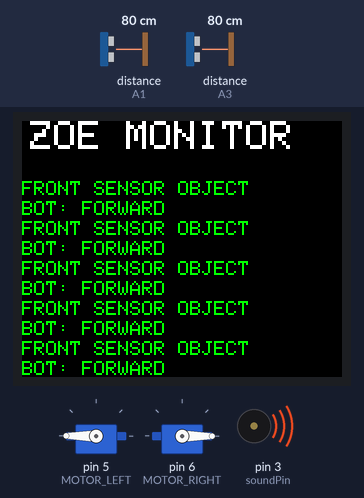
A sketch run on a simulated Arduino Uno, built with avr-gcc and run on an emulated ATmega328P. Parts: 160×128 colour display, 2 × servo, buzzer (waves = sounding). Wiring (inferred from the names in the program): 2 × ultrasonic range finder: trigger A0, echo A1 / trigger A2, echo A3. The test bench sets the inputs (shaded band); at power-on: distance to the obstacle (sensors on A1, A3) 80 cm. The echo pulse lasts 58.3 µs per cm; what the sketch prints to the serial monitor is not drawn.

Above: at 0.95 s.
1.3 s: distance to the obstacle (sensor on A1) set to 17 cm
3.3 s: distance to the obstacle (sensor on A1) set to 13 cm
At 6.2 s:
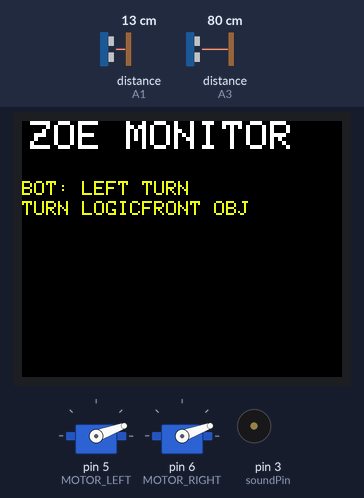
6.3 s: distance to the obstacle (sensor on A1) set to 60 cm
At 7.61 s:
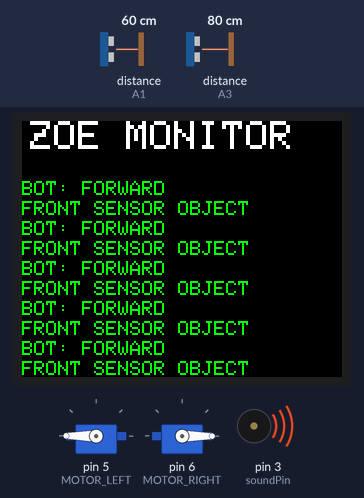
8.3 s: distance to the obstacle (sensor on A1) set to 2 cm
At 11.2 s:
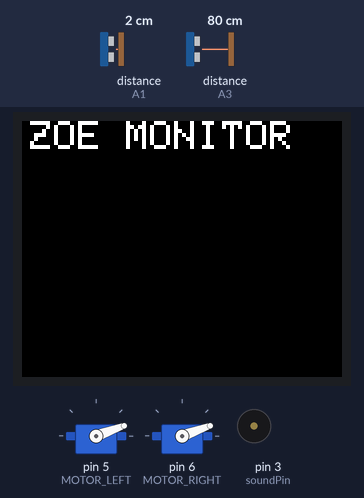
11.3 s: distance to the obstacle (sensor on A1) set to 18 cm
At 12.68 s:
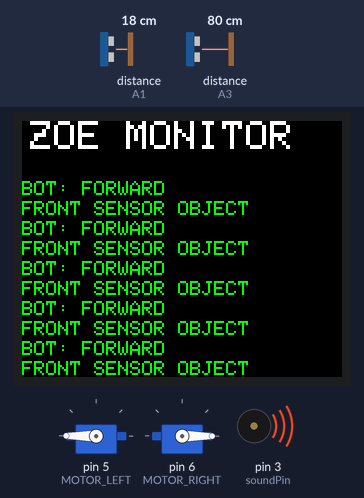
13.3 s: distance to the obstacle (sensor on A3) set to 2 cm
Timing chart, 0 to 17.3 s (numbered marks = the images above; inputs shaded):
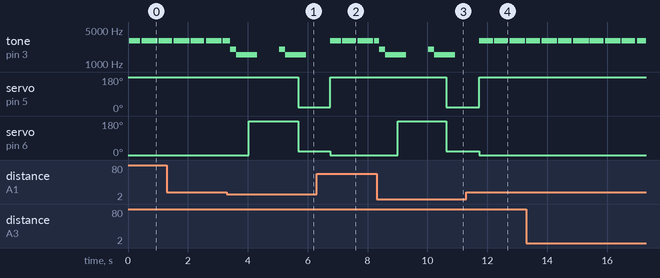

Measured:
- the behaviour switches between 16 and 15 cm on distance to the obstacle (sensor on A1) (found by bisection; images 0 and 1)
- after the input at 3.3 s, servo on pin 5 (MOTOR_LEFT): 180° → 20° after 2.4 s; servo on pin 6 (MOTOR_RIGHT): 0° → 180° after 0.74 s, → 20° 1.6 s later
- after the input at 6.3 s, servo on pin 5 (MOTOR_LEFT): 20° → 180° after 0.45 s instead of 1.0 s; servo on pin 6 (MOTOR_RIGHT): 20° → 0° after 0.45 s; the display: first changes after 0.45 s (image 2 shows a later state)
- after the input at 8.3 s, servo on pin 5 (MOTOR_LEFT): 180° → 20° after 2.3 s; servo on pin 6 (MOTOR_RIGHT): 0° → 180° after 0.71 s, → 20° 1.6 s later
- after the input at 11.3 s, servo on pin 5 (MOTOR_LEFT): 20° → 180° after 0.44 s instead of 1.0 s; servo on pin 6 (MOTOR_RIGHT): 20° → 0° after 0.44 s; the display: first changes after 0.44 s (image 4 shows a later state)
- by itself, tone on pin 3 (soundPin): alternates 3023 Hz for 0.46 s and silent for 0.05 s

The sketch:

ZOE003.ino
```cpp
/*****************************************************************************************************************************************
*  PROGRAM:    ZOE003
*  DEVELOPER:  Jeff Hamlin
*  DATE:       08.11.2013
*  DESCRIPTION:
*
  Control program for ZOE BOT.  Zoe has the following IO:
  1.) 2 HC-SR04 Ultrasonic Sensors mounted on Breadboards in the front and rear.
  2.) 1.8" TFT LCD with MicroSD
  3.) Piezo Element for audio feedback
  4.) BT2S Bluetooth Slave

  The following code is Zoe's logic to enable autonomous roaming and obstacle avoidance.
  When there are no obstacles she will play the SEEK tone, like she is looking for obstacles and when one is within range of either
  HC-SR04 sensor the reverse direction action be performed with an associated tone.
*
*****************************************************************************************************************************************/
#include <SoftwareSerial.h>
#include <Servo.h>
#include <TFT.h>
#include <SPI.h>


#define TRIG_FRONT A0
#define ECHO_FRONT A1

#define TRIG_REAR A2
#define ECHO_REAR A3

#define soundPin 3

#define cs   10
#define dc   9
#define rst  8


#define MOTOR_LEFT 5
#define MOTOR_RIGHT 6
#define MIN_DISTANCE 15

#define BT_RX_PIN 16
#define BT_TX_PIN 17

SoftwareSerial BTSerial(BT_RX_PIN, BT_TX_PIN);
TFT TFTscreen = TFT(cs, dc, rst);
int iLine;
Servo motorRight;
Servo motorLeft;

int triggDuration;
int lastTurn;
bool isStopped;
void setup()
{
  //Serial.begin(9600);
  Serial.begin(9600);
  isStopped=false;
  pinMode(soundPin, OUTPUT);

  //  Initialize the HC-SR04 sensor pin states
  pinMode(TRIG_FRONT,OUTPUT);
  pinMode(ECHO_FRONT,LOW);
  pinMode(TRIG_REAR,OUTPUT);
  pinMode(ECHO_REAR,LOW);

  TFTscreen.begin();
  Serial.begin(9600);
  WriteHeader();
  iLine=10;

  //  Setup Futaba S148 Continuous Rotation Servos
  motorLeft.write(1550);  // Rotate to 90
  motorRight.write(1550);
  motorLeft.attach(MOTOR_LEFT);
  motorRight.attach(MOTOR_RIGHT);
  stopRobot();
  forward();
  lastTurn=1;
}

void loop()
{
  float sensingFrontDistance=updateForwardUltrasonicSensor();
  float sensingRearDistance=updateRearUltrasonicSensor();
  WriteMsg("FRONT SENSOR OBJECT DISTANCE: " +   doubleToString(sensingFrontDistance,2),6);
  //Serial.println(sensingFrontDistance);
  Serial.print("REAR SENSOR OBJECT DISTANCE: ");
  Serial.println(sensingRearDistance);

  /******************************************************************************************************************************************
  *
    Zoe's Semi-Autonomous Roaming and Obstacle Avoidance Logic using Two Ultrasonic Sensors on the Front and Rear of the Bot

      PROBLEM: Local Minimum Trap State -
      // When Zoe executes the turn after the change in direction/delay the sometimes he doesn't negoatiate corners well.
      // he still can get stuck in a situation where the turn will place the object that was in front into the rear causing another turn
      // when the first turn was into another object.  I need to figure out how to have him handle this local minimum trap state.
      //  http://users.ece.gatech.edu/~magnus/Papers/ObAvoidIFAC05.pdf
      //  ftp://web.eecs.umich.edu/people/johannb/paper10.pdf
      //  http://teamcore.usc.edu/people/sorianom/ICRA08.pdf
      //  http://faculty.iiit.ac.in/~mkrishna/jrs1000.pdf
  *
  ******************************************************************************************************************************************/
  if(sensingFrontDistance<=MIN_DISTANCE)
  {
    SetSound(1);
    reverse();
    turnRobot("FRONT OBJJECT");
    delay(1000);  //  May be a dangerous delay since the bot isn't monitoring it's environment
  }
  //else if(sensingRearDistance<=MIN_DISTANCE)
  //{
  //  SetSound(1);
  //  forward();
  //  turnRobot("REAR OBJECT");
  //  delay(1000);  //  May be a dangerous delay since the bot isn't monitoring it's environment
  //}
  else
  {
     // If nothing in front go forward
    if(sensingFrontDistance>MIN_DISTANCE)
      forward();
  }
}

String intToString(int input)
{
    //String string = String((int)(input));
    return String((int)input);

}

String doubleToString(double input,int decimalPlaces)
{
  if(decimalPlaces!=0)
  {
    String string = String((int)(input*pow(10,decimalPlaces)));
    if(abs(input)<1)
    {
      if(input>0)
        string = "0"+string;
      else if(input<0)
        string = string.substring(0,1)+"0"+string.substring(1);
    }
    return string.substring(0,string.length()-decimalPlaces)+"."+string.substring(string.length()-decimalPlaces);
  }
  else {
    return String((int)input);
  }
}
void turnRobot(String msg)
{
    if(lastTurn==1)
    {
      turnRight();
      lastTurn=2;
      isStopped=false;
      WriteMsg("TURN LOGIC" + msg + " - COMMENCING RIGHT TURN",5);
    }
    else if(lastTurn==2)
    {
      turnLeft();
      lastTurn=1;
      isStopped=false;
      WriteMsg("TURN LOGIC" + msg + " - COMMENCING LEFT TURN",5);
    } //Serial.println("LEFT MOTOR ANGGLE: "+ intToString(motorLeftAngle));
}
float updateRearUltrasonicSensor()
{
  //  Updates the distance of any objects in rear of the bot
  float sensingDistance;
  digitalWrite(TRIG_REAR,HIGH);
  delayMicroseconds(1000);
  digitalWrite(TRIG_REAR,LOW);
  triggDuration=pulseIn(ECHO_REAR,HIGH);
  sensingDistance=(triggDuration/2)/29.1;
  return sensingDistance;
}

float updateForwardUltrasonicSensor()
{
  //  Updates the distance of any objects in front of the bot
  float sensingDistance;
  digitalWrite(TRIG_FRONT,HIGH);
  delayMicroseconds(1000);
  digitalWrite(TRIG_FRONT,LOW);
  triggDuration=pulseIn(ECHO_FRONT,HIGH);
  sensingDistance=(triggDuration/2)/29.1;
  return sensingDistance;
}
void forward()
{
   reattach();
   WriteMsg("BOT: FORWARD",6);
   SetSound(0);
   motorLeft.write(180);
   motorRight.write(0);
}

void reverse()
{
   WriteMsg("BOT: REVERSE",6);
   motorLeft.write(0);
   motorRight.write(180);
}

void turnRight()
{
   WriteMsg("BOT: RIGHT TURN",5);
   motorLeft.write(200);
   motorRight.write(200);
}

void turnLeft()
{
   WriteMsg("BOT: LEFT TURN",5);
   motorLeft.write(20);
   motorRight.write(20);
}

void stopRobot()
{
   WriteMsg("BOT: STOPPED",4);
   int motorRightAngle=motorRight.read();
   WriteMsg("RIGHT MOTOR ANGGLE: "+ intToString(motorRightAngle),5);
   int motorLeftAngle=motorLeft.read();
   WriteMsg("LEFT MOTOR ANGGLE: "+ intToString(motorLeftAngle),5);
   motorLeft.detach();
   motorRight.detach();
}


void reattach()
{
   if(!motorLeft.attached())
     motorLeft.attach(MOTOR_LEFT);
   if(!motorRight.attached())
     motorRight.attach(MOTOR_RIGHT);
}

void WriteHeader()
{
  TFTscreen.background(0, 0, 0);
  TFTscreen.stroke(255,255,255);
  TFTscreen.setTextSize(2);
  TFTscreen.text("ZOE MONITOR",4,0);
  TFTscreen.setTextSize(1);
}

void WriteMsg(String robotMessage, int color)
{
   char botMsg[20];
   // convert the reading to a char array
   robotMessage.toCharArray(botMsg, 20);
   TFTscreen.setTextSize(1);
   Serial.println(robotMessage);
   if(iLine==10)
   {
     iLine=20;
     //TFTscreen.stroke(0,250,0); //green
     SetColor(color);
     TFTscreen.text(botMsg, 0, iLine);
   }
   else if(iLine==20)
   {
     iLine=30;
     //TFTscreen.stroke(0,250,0);
     SetColor(color);
     TFTscreen.text(botMsg, 0, iLine);
   }
   else if(iLine==30)
   {
     iLine=40;
     SetColor(color);
     TFTscreen.text(botMsg, 0, iLine);
   }
   else if(iLine==40)
   {
     iLine=50;
     SetColor(color);
     TFTscreen.text(botMsg, 0, iLine);
   }
   else if(iLine==50)
   {
     iLine=60;
     //TFTscreen.stroke(235,250,20); //teal
     SetColor(color);
     TFTscreen.text(botMsg, 0, iLine);
   }
   else if(iLine==60)
   {
     iLine=70;
     //TFTscreen.stroke(235,250,20); //teal
     SetColor(color);
     TFTscreen.text(botMsg, 0, iLine);
   }
   else if(iLine==70)
   {
     iLine=80;
     SetColor(color);
     TFTscreen.text(botMsg, 0, iLine);
   }
   else if(iLine==80)
   {
     iLine=90;
     SetColor(color);
     TFTscreen.text(botMsg, 0, iLine);
   }
   else if(iLine==90)
   {
     iLine=100;
     SetColor(color);
     TFTscreen.text(botMsg, 0, iLine);
   }
   else if(iLine==100)
   {
     iLine=110;
     SetColor(color);
     TFTscreen.text(botMsg, 0, iLine);
   }
   else if(iLine==110)
   {
     iLine=120;
     SetColor(color);
     TFTscreen.text(botMsg, 0, iLine);
   }
   else if(iLine==120)
   {
     iLine=20;
     Serial.println("*****************RESET**************");
     SetColor(color);
     TFTscreen.text(botMsg, 0, iLine);
     WriteHeader();
   }
}

void SetColor(int color)
{
   if(color==0)
     TFTscreen.stroke(0,0,0); //  Black Text on Black Bacground
   else if(color==1)
     TFTscreen.stroke(255,255,255);  // WHITE
   else if(color==2)
     TFTscreen.stroke(0,153,255);  // AMBER
   else if(color==3)
     TFTscreen.stroke(225,194,216); // PURPLE
   else if(color==4)
     TFTscreen.stroke(0,0,255); // RED
   else if(color==5)
     TFTscreen.stroke(235,250,20); // TEAL
   else if(color==6)
     TFTscreen.stroke(0,255,0); // GREEN
}

void SetSound(int soundValue)
{
   if(soundValue==0)
     tone(soundPin,3023,100);  //Seek
   else if(soundValue==1)
   {
      //  Reversing
      tone(soundPin,2023,500);
      delay(200);
      tone(soundPin,1562,700);
      delay(400);
   }


}
```
